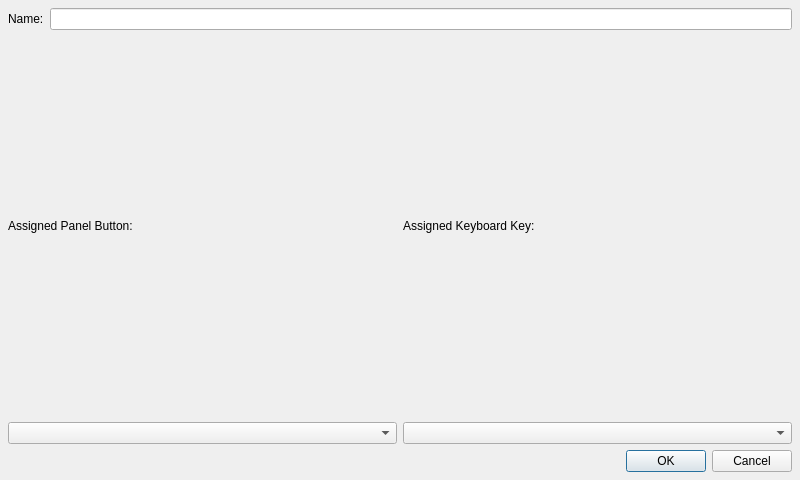
<?xml version="1.0" encoding="UTF-8"?>
<ui version="4.0">
 <class>PIREditMacroDialog</class>
 <widget class="QDialog" name="PIREditMacroDialog">
  <property name="geometry">
   <rect>
    <x>0</x>
    <y>0</y>
    <width>800</width>
    <height>480</height>
   </rect>
  </property>
  <property name="windowTitle">
   <string>Macro Properties</string>
  </property>
  <layout class="QGridLayout" name="gridLayout">
   <property name="margin">
    <number>8</number>
   </property>
   <item row="0" column="0">
    <layout class="QHBoxLayout" name="horizontalLayout">
     <item>
      <widget class="QLabel" name="macroNameLabel">
       <property name="text">
        <string>Name:</string>
       </property>
      </widget>
     </item>
     <item>
      <widget class="QLineEdit" name="macroNameLineEdit"/>
     </item>
    </layout>
   </item>
   <item row="1" column="0">
    <layout class="QHBoxLayout" name="horizontalLayout_2">
     <item>
      <layout class="QVBoxLayout" name="verticalLayout">
       <item>
        <widget class="QLabel" name="panelButtonLabel">
         <property name="text">
          <string>Assigned Panel Button:</string>
         </property>
        </widget>
       </item>
       <item>
        <widget class="QComboBox" name="macroButtonComboBox"/>
       </item>
      </layout>
     </item>
     <item>
      <layout class="QVBoxLayout" name="verticalLayout_2">
       <item>
        <widget class="QLabel" name="keyboardKeyLabel">
         <property name="text">
          <string>Assigned Keyboard Key:</string>
         </property>
        </widget>
       </item>
       <item>
        <widget class="QComboBox" name="macroKeyComboBox"/>
       </item>
      </layout>
     </item>
    </layout>
   </item>
   <item row="2" column="0">
    <widget class="QDialogButtonBox" name="buttonBox">
     <property name="orientation">
      <enum>Qt::Horizontal</enum>
     </property>
     <property name="standardButtons">
      <set>QDialogButtonBox::Cancel|QDialogButtonBox::Ok</set>
     </property>
    </widget>
   </item>
  </layout>
 </widget>
 <resources/>
 <connections>
  <connection>
   <sender>buttonBox</sender>
   <signal>accepted()</signal>
   <receiver>PIREditMacroDialog</receiver>
   <slot>accept()</slot>
   <hints>
    <hint type="sourcelabel">
     <x>248</x>
     <y>254</y>
    </hint>
    <hint type="destinationlabel">
     <x>157</x>
     <y>274</y>
    </hint>
   </hints>
  </connection>
  <connection>
   <sender>buttonBox</sender>
   <signal>rejected()</signal>
   <receiver>PIREditMacroDialog</receiver>
   <slot>reject()</slot>
   <hints>
    <hint type="sourcelabel">
     <x>316</x>
     <y>260</y>
    </hint>
    <hint type="destinationlabel">
     <x>286</x>
     <y>274</y>
    </hint>
   </hints>
  </connection>
 </connections>
</ui>
